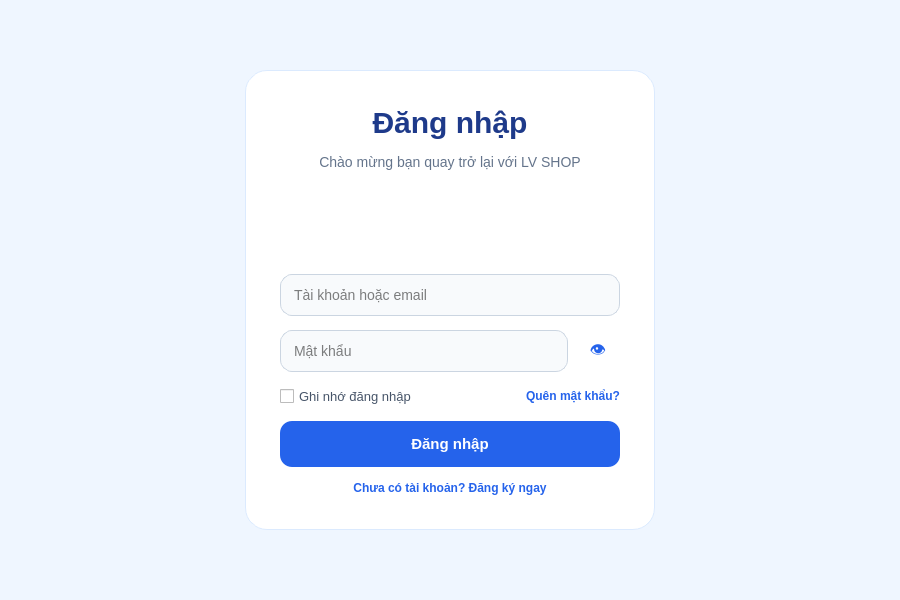
<?xml version="1.0" encoding="UTF-8"?>
<ui version="4.0">
 <class>LoginPage</class>
 <widget class="QWidget" name="LoginPage">
  <property name="geometry">
   <rect>
    <x>0</x>
    <y>0</y>
    <width>900</width>
    <height>600</height>
   </rect>
  </property>
  <property name="styleSheet">
   <string notr="true">
QWidget#LoginPage {
    background-color: #eff6ff;
}

QFrame#loginCard {
    background-color: #ffffff;
    border-radius: 22px;
    border: 1px solid #dbeafe;
}

QLabel#lblTitle {
    color: #1e3a8a;
    font-size: 30px;
    font-weight: bold;
}

QLabel#lblSubtitle {
    color: #64748b;
    font-size: 14px;
}

QLineEdit {
    background-color: #f8fafc;
    border: 1px solid #cbd5e1;
    border-radius: 12px;
    padding: 11px;
    font-size: 14px;
}

QLineEdit:focus {
    border: 2px solid #2563eb;
    background-color: #ffffff;
}

QPushButton#btnLogin {
    background-color: #2563eb;
    color: white;
    border: none;
    border-radius: 12px;
    padding: 12px;
    font-size: 15px;
    font-weight: bold;
}

QPushButton#btnLogin:hover {
    background-color: #1d4ed8;
}

QPushButton#btnLogin:pressed {
    background-color: #1e40af;
}

QPushButton#btnShowPassword {
    background-color: transparent;
    border: none;
    color: #2563eb;
    font-size: 16px;
}

QPushButton#btnGoRegister,
QPushButton#btnForgotPassword {
    background-color: transparent;
    border: none;
    color: #2563eb;
    font-weight: bold;
}

QCheckBox {
    color: #475569;
    font-size: 13px;
}
   </string>
  </property>
  <layout class="QVBoxLayout" name="mainLayout">
   <item>
    <spacer name="topSpacer">
     <property name="orientation">
      <enum>Qt::Vertical</enum>
     </property>
     <property name="sizeHint" stdset="0">
      <size>
       <width>20</width>
       <height>50</height>
      </size>
     </property>
    </spacer>
   </item>
   <item>
    <layout class="QHBoxLayout" name="centerLayout">
     <item>
      <spacer name="leftSpacer">
       <property name="orientation">
        <enum>Qt::Horizontal</enum>
       </property>
       <property name="sizeHint" stdset="0">
        <size>
         <width>250</width>
         <height>20</height>
        </size>
       </property>
      </spacer>
     </item>
     <item>
      <widget class="QFrame" name="loginCard">
       <property name="minimumSize">
        <size>
         <width>410</width>
         <height>460</height>
        </size>
       </property>
       <property name="maximumSize">
        <size>
         <width>450</width>
         <height>500</height>
        </size>
       </property>
       <property name="frameShape">
        <enum>QFrame::StyledPanel</enum>
       </property>
       <layout class="QVBoxLayout" name="cardLayout">
        <property name="spacing">
         <number>14</number>
        </property>
        <property name="leftMargin">
         <number>34</number>
        </property>
        <property name="topMargin">
         <number>34</number>
        </property>
        <property name="rightMargin">
         <number>34</number>
        </property>
        <property name="bottomMargin">
         <number>34</number>
        </property>
        <item>
         <widget class="QLabel" name="lblTitle">
          <property name="text">
           <string>Đăng nhập</string>
          </property>
          <property name="alignment">
           <set>Qt::AlignCenter</set>
          </property>
         </widget>
        </item>
        <item>
         <widget class="QLabel" name="lblSubtitle">
          <property name="text">
           <string>Chào mừng bạn quay trở lại với LV SHOP</string>
          </property>
          <property name="alignment">
           <set>Qt::AlignCenter</set>
          </property>
         </widget>
        </item>
        <item>
         <spacer name="space1">
          <property name="orientation">
           <enum>Qt::Vertical</enum>
          </property>
          <property name="sizeHint" stdset="0">
           <size>
            <width>20</width>
            <height>16</height>
           </size>
          </property>
         </spacer>
        </item>
        <item>
         <widget class="QLineEdit" name="txtUsername">
          <property name="placeholderText">
           <string>Tài khoản hoặc email</string>
          </property>
          <property name="clearButtonEnabled">
           <bool>true</bool>
          </property>
         </widget>
        </item>
        <item>
         <layout class="QHBoxLayout" name="passwordLayout">
          <property name="spacing">
           <number>8</number>
          </property>
          <item>
           <widget class="QLineEdit" name="txtPassword">
            <property name="echoMode">
             <enum>QLineEdit::Password</enum>
            </property>
            <property name="placeholderText">
             <string>Mật khẩu</string>
            </property>
            <property name="clearButtonEnabled">
             <bool>true</bool>
            </property>
           </widget>
          </item>
          <item>
           <widget class="QPushButton" name="btnShowPassword">
            <property name="minimumSize">
             <size>
              <width>44</width>
              <height>42</height>
             </size>
            </property>
            <property name="maximumSize">
             <size>
              <width>44</width>
              <height>42</height>
             </size>
            </property>
            <property name="text">
             <string>👁</string>
            </property>
           </widget>
          </item>
         </layout>
        </item>
        <item>
         <layout class="QHBoxLayout" name="optionLayout">
          <item>
           <widget class="QCheckBox" name="chkRemember">
            <property name="text">
             <string>Ghi nhớ đăng nhập</string>
            </property>
           </widget>
          </item>
          <item>
           <spacer name="optionSpacer">
            <property name="orientation">
             <enum>Qt::Horizontal</enum>
            </property>
            <property name="sizeHint" stdset="0">
             <size>
              <width>40</width>
              <height>20</height>
             </size>
            </property>
           </spacer>
          </item>
          <item>
           <widget class="QPushButton" name="btnForgotPassword">
            <property name="text">
             <string>Quên mật khẩu?</string>
            </property>
           </widget>
          </item>
         </layout>
        </item>
        <item>
         <widget class="QPushButton" name="btnLogin">
          <property name="minimumSize">
           <size>
            <width>0</width>
            <height>46</height>
           </size>
          </property>
          <property name="text">
           <string>Đăng nhập</string>
          </property>
         </widget>
        </item>
        <item>
         <widget class="QPushButton" name="btnGoRegister">
          <property name="text">
           <string>Chưa có tài khoản? Đăng ký ngay</string>
          </property>
         </widget>
        </item>
       </layout>
      </widget>
     </item>
     <item>
      <spacer name="rightSpacer">
       <property name="orientation">
        <enum>Qt::Horizontal</enum>
       </property>
       <property name="sizeHint" stdset="0">
        <size>
         <width>250</width>
         <height>20</height>
        </size>
       </property>
      </spacer>
     </item>
    </layout>
   </item>
   <item>
    <spacer name="bottomSpacer">
     <property name="orientation">
      <enum>Qt::Vertical</enum>
     </property>
     <property name="sizeHint" stdset="0">
      <size>
       <width>20</width>
       <height>50</height>
      </size>
     </property>
    </spacer>
   </item>
  </layout>
 </widget>
 <resources/>
 <connections/>
</ui>
